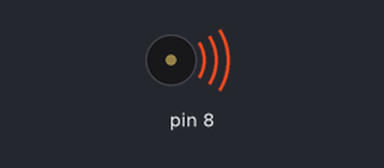
Simulated run of this sketch. Board: Arduino Uno, built with avr-gcc and run on an emulated ATmega328P. On the bench: buzzer (waves = sounding).

Above: at 0.1 s.
At 20.6 s:
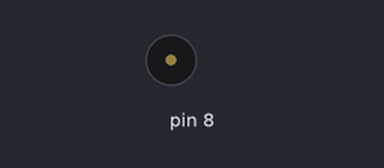
Timing chart, 0 to 22.1 s (numbered marks = the images above):
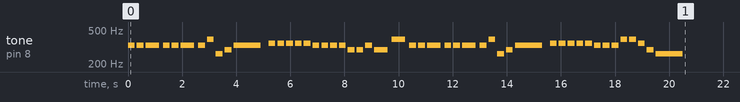

The sketch:

JingleBells.ino
```cpp
/*
 Plays JINGLE BELLS

 circuit:
 * 8-ohm speaker on digital pin 8

 created 27/12/2016
 by Boaz Andries

 */
#include "pitches.h"

// notes in the melody:
int melody_partA[] = {
  NOTE_E4,NOTE_E4,NOTE_E4,NOTE_E4,NOTE_E4,NOTE_E4,NOTE_E4,NOTE_G4,NOTE_C4,NOTE_D4,NOTE_E4
};
int melody_partB[] = {
  NOTE_F4,NOTE_F4,NOTE_F4,NOTE_F4,NOTE_F4,NOTE_E4,NOTE_E4,NOTE_E4,NOTE_E4,NOTE_D4,NOTE_D4,NOTE_E4,NOTE_D4,NOTE_G4
};
int melody_partC[] = {
  NOTE_F4,NOTE_F4,NOTE_F4,NOTE_F4,NOTE_F4,NOTE_E4,NOTE_E4,NOTE_E4,NOTE_G4,NOTE_G4,NOTE_F4,NOTE_D4,NOTE_C4
};

// note durations: 4 = quarter note, 8 = eighth note, etc.:
int noteDurations_partA[] = {
  4, 4, 2, 4, 4, 2, 4, 4, 4, 4, 1
};
int noteDurations_partB[] = {
  4, 4, 4, 4, 4, 4, 4, 4, 4, 4, 4, 4, 2, 2
};
int noteDurations_partC[] = {
  4, 4, 4, 4, 4, 4, 4, 4, 4, 4, 4, 4, 1
};

void setup() {
  makeMelody(melody_partA, noteDurations_partA, 11);
  makeMelody(melody_partB, noteDurations_partB, 14);
  makeMelody(melody_partA, noteDurations_partA, 11);
  makeMelody(melody_partC, noteDurations_partC, 13);
}

void makeMelody(int melody[], int noteDurations[], int totalNotes) {
    // iterate over the notes of the melody:
  for (int thisNote = 0; thisNote < totalNotes; thisNote++) {

    // to calculate the note duration, take one second
    // divided by the note type.
    //e.g. quarter note = 1000 / 4, eighth note = 1000/8, etc.
    int noteDuration = 1000 / noteDurations[thisNote];
    tone(8, melody[thisNote], noteDuration);

    // to distinguish the notes, set a minimum time between them.
    // the note's duration + 30% seems to work well:
    int pauseBetweenNotes = noteDuration * 1.30;
    delay(pauseBetweenNotes);
    // stop the tone playing:
    noTone(totalNotes);
  }
  }

void loop() {
  // no need to repeat the melody.
}
```

pitches.h
```cpp
/*************************************************
 * Public Constants
 *************************************************/

#define NOTE_B0  31
#define NOTE_C1  33
#define NOTE_CS1 35
#define NOTE_D1  37
#define NOTE_DS1 39
#define NOTE_E1  41
#define NOTE_F1  44
#define NOTE_FS1 46
#define NOTE_G1  49
#define NOTE_GS1 52
#define NOTE_A1  55
#define NOTE_AS1 58
#define NOTE_B1  62
#define NOTE_C2  65
#define NOTE_CS2 69
#define NOTE_D2  73
#define NOTE_DS2 78
#define NOTE_E2  82
#define NOTE_F2  87
#define NOTE_FS2 93
#define NOTE_G2  98
#define NOTE_GS2 104
#define NOTE_A2  110
#define NOTE_AS2 117
#define NOTE_B2  123
#define NOTE_C3  131
#define NOTE_CS3 139
#define NOTE_D3  147
#define NOTE_DS3 156
#define NOTE_E3  165
#define NOTE_F3  175
#define NOTE_FS3 185
#define NOTE_G3  196
#define NOTE_GS3 208
#define NOTE_A3  220
#define NOTE_AS3 233
#define NOTE_B3  247
#define NOTE_C4  262
#define NOTE_CS4 277
#define NOTE_D4  294
#define NOTE_DS4 311
#define NOTE_E4  330
#define NOTE_F4  349
#define NOTE_FS4 370
#define NOTE_G4  392
#define NOTE_GS4 415
#define NOTE_A4  440
#define NOTE_AS4 466
#define NOTE_B4  494
#define NOTE_C5  523
#define NOTE_CS5 554
#define NOTE_D5  587
#define NOTE_DS5 622
#define NOTE_E5  659
#define NOTE_F5  698
#define NOTE_FS5 740
#define NOTE_G5  784
#define NOTE_GS5 831
#define NOTE_A5  880
#define NOTE_AS5 932
#define NOTE_B5  988
#define NOTE_C6  1047
#define NOTE_CS6 1109
#define NOTE_D6  1175
#define NOTE_DS6 1245
#define NOTE_E6  1319
#define NOTE_F6  1397
#define NOTE_FS6 1480
#define NOTE_G6  1568
#define NOTE_GS6 1661
#define NOTE_A6  1760
#define NOTE_AS6 1865
#define NOTE_B6  1976
#define NOTE_C7  2093
#define NOTE_CS7 2217
#define NOTE_D7  2349
#define NOTE_DS7 2489
#define NOTE_E7  2637
#define NOTE_F7  2794
#define NOTE_FS7 2960
#define NOTE_G7  3136
#define NOTE_GS7 3322
#define NOTE_A7  3520
#define NOTE_AS7 3729
#define NOTE_B7  3951
#define NOTE_C8  4186
#define NOTE_CS8 4435
#define NOTE_D8  4699
#define NOTE_DS8 4978
```
